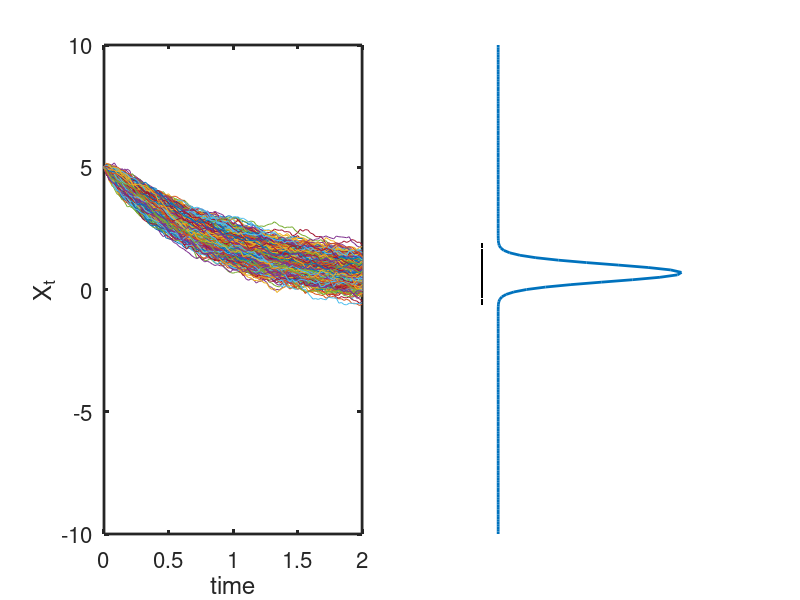

Write the MATLAB code that produced this figure.
clc; clear all; close;
%% 1D forward Ornstein-Uhenbeck process
%  dXt  = -beta*Xt*dt + sigma*dWt
%  X(0) = X0 (const.)
%  ------------------------------ 
%  mean = X0*exp(-beta*t)
%  var  = sigma^2/(2*beta)*( 1 - exp(-2*beta*t) )
%  ------------------------------ 
%% numerical setup
T  = 2;    % terminal time
M  = 100;  % number of iterations
dt = T/M;  % time step size
N  = 2000; % number of particles
% ... parameters in f and g ...
beta  = 1;
sigma = 0.5;
% ... initial condition ...
X_0   = 5;
% ... exact mean and std at T ...
mu_ex  = X_0*exp(-beta*T);
std_ex = sqrt( sigma^2/(2*beta)*(1-exp(-2*beta*T)) );
%% SDE setup
f = @(x,t) -beta*x;
g = @(x,t) sigma;
%% Euler-Maruyama method
Xh_0 = zeros(N, M+1); Xh_0(:,1) = X_0;
for i = 1:M
%    Xh_0(:, i+1) = Xh_0(:, i) - beta*Xh_0(:, i)*dt + sigma*sqrt(dt)*randn(N,1);    
   ti = (i-1)*dt; 
   Xh_0(:,i+1) = Xh_0(:,i) + f(Xh_0(:,i),ti)*dt + g(Xh_0(:,i),ti)*sqrt(dt)*randn(N,1);
end
%% Compute mean and std from discrete data
mu_sde  = sum(Xh_0(:,M+1))/N;
std_sde = sqrt( sum((Xh_0(:,M+1)-mu_sde).^2)/N );
%% Output
subplot(1,2,1);
plot(0:dt:T,Xh_0); ylim([-10,10]); xlabel('time'); ylabel('X_t');
set(gca,'FontSize',16,'LineWidth',2);
subplot(1,2,2);
plot(-0.1,Xh_0(:,M+1),'k.',normpdf(-10:0.1:10,mu_ex,std_ex),-10:0.1:10,'LineWidth',2);
axis off; 

disp(['exact.mean = ', num2str(mu_ex,'%.6f')]);
disp(['numer.mean = ', num2str(mu_sde,'%.6f')]);
disp('---------------------');
disp(['exact.std  = ', num2str(std_ex,'%.6f')]);
disp(['numer.std  = ', num2str(std_sde,'%.6f')]);